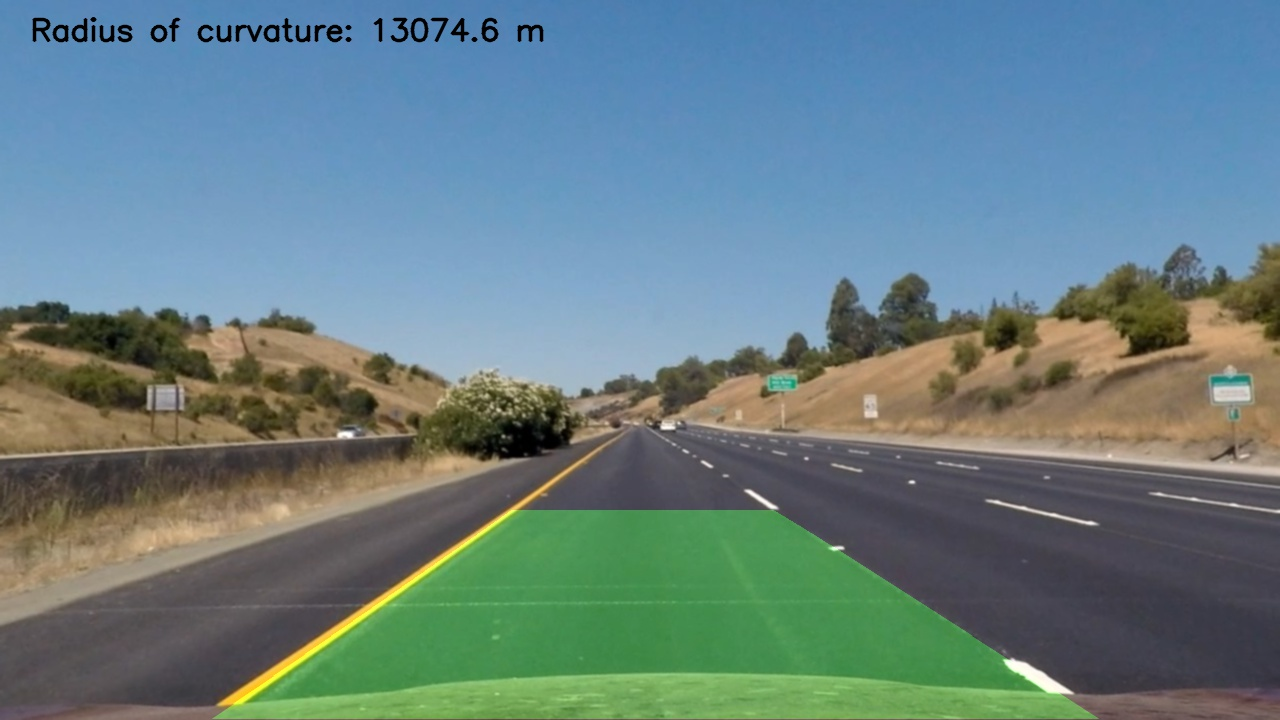
#> input picture test_images/straight_lines1_line_fit.jpg, 1280 x 720 px; its folder holds only this picture in this run
$ python -i threshold_binary.py   (imports and definitions only)   (older library calls are emulated)
#> lines starting #> are read from the running program, lines starting #| are printed output that depends on the picture
import numpy as np
import cv2

from distortion_correction import *

# [34 lines left out: functions hls_thres, hsv_thres, bgr_thres, not called in this run]

def abs_sobel_thres(img, orient='x', sobel_kernel=3, thres=(0, 255)):
#> called with orient = 'x', sobel_kernel = 3, thres = (0, 255)
    gray = cv2.cvtColor(img, cv2.COLOR_RGB2GRAY)
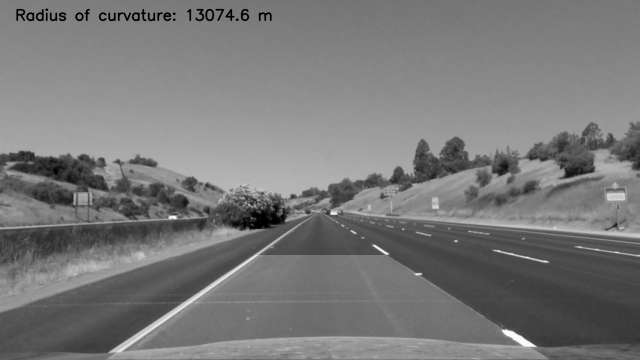
#> gray: shape (720, 1280) (shown at 1/2 size); min 0, max 254, mean 120.7
    if orient == 'x':
        sobel = cv2.Sobel(gray, cv2.CV_64F, 1, 0, ksize=sobel_kernel)
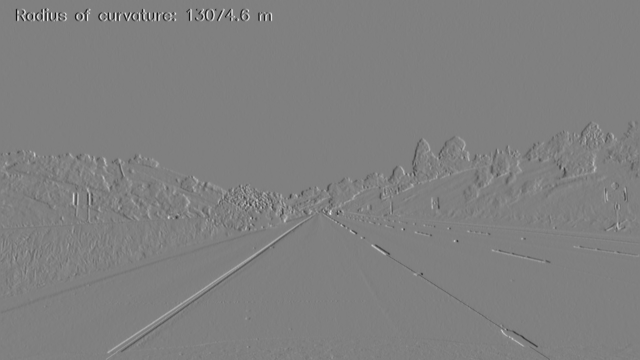
#> sobel: shape (720, 1280) float64 (shown at 1/2 size); min -518, max 513, mean -0.1; drawn with min black and max white
    else:
        sobel = cv2.Sobel(gray, cv2.CV_64F, 0, 1, ksize=sobel_kernel)
    abs_sobel = np.absolute(sobel)
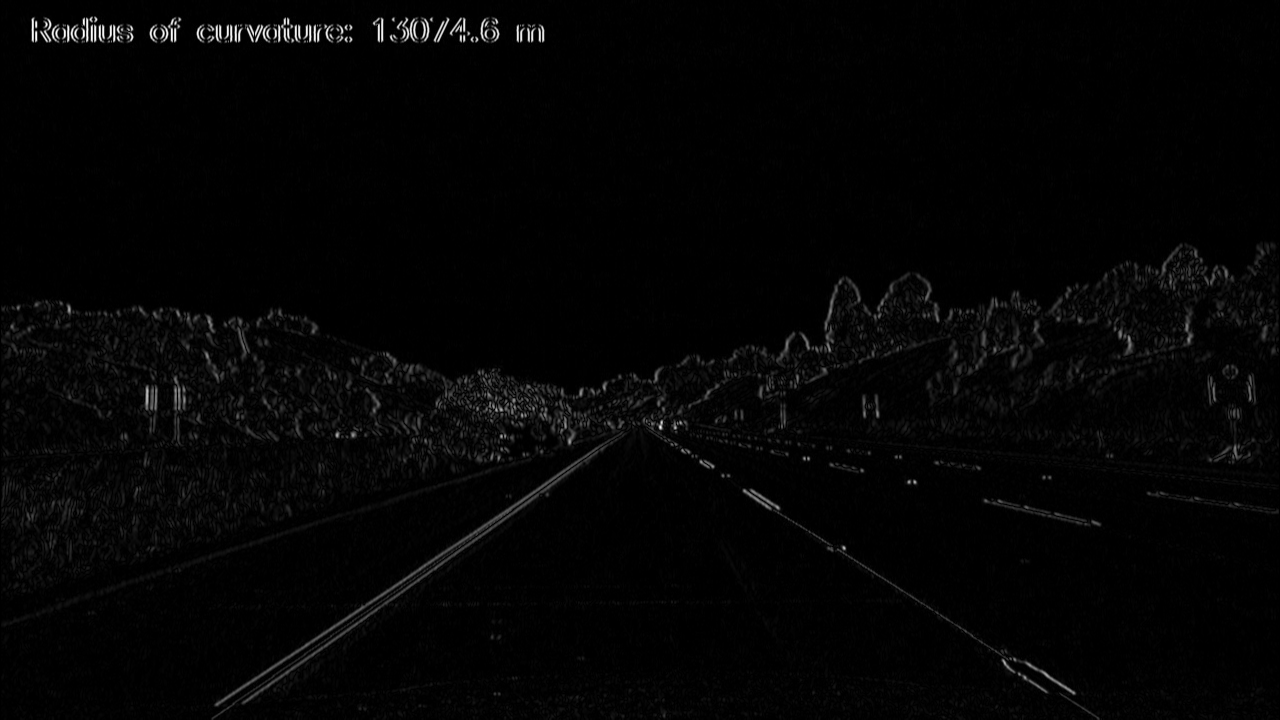
#> abs_sobel: shape (720, 1280) float64; min 0, max 518, mean 10; drawn with min black and max white
    scaled_sobel = np.uint8(255*abs_sobel / np.max(abs_sobel))
    sobel_binary = np.zeros_like(scaled_sobel)
    sobel_binary[(scaled_sobel >= thres[0]) & (scaled_sobel <= thres[1])] = 1
    return sobel_binary

# [78 lines left out: functions dir_thres, mag_thres, corners_warp, combined_thres, not called in this run]

>>> import cv2
>>> picture = cv2.cvtColor(cv2.imread('test_images/straight_lines1_line_fit.jpg'), cv2.COLOR_BGR2RGB)
>>> result = abs_sobel_thres(picture)
#> result: shape (720, 1280); every value is 1

$ run again, on test_images/straight_lines2_line_fit.jpg
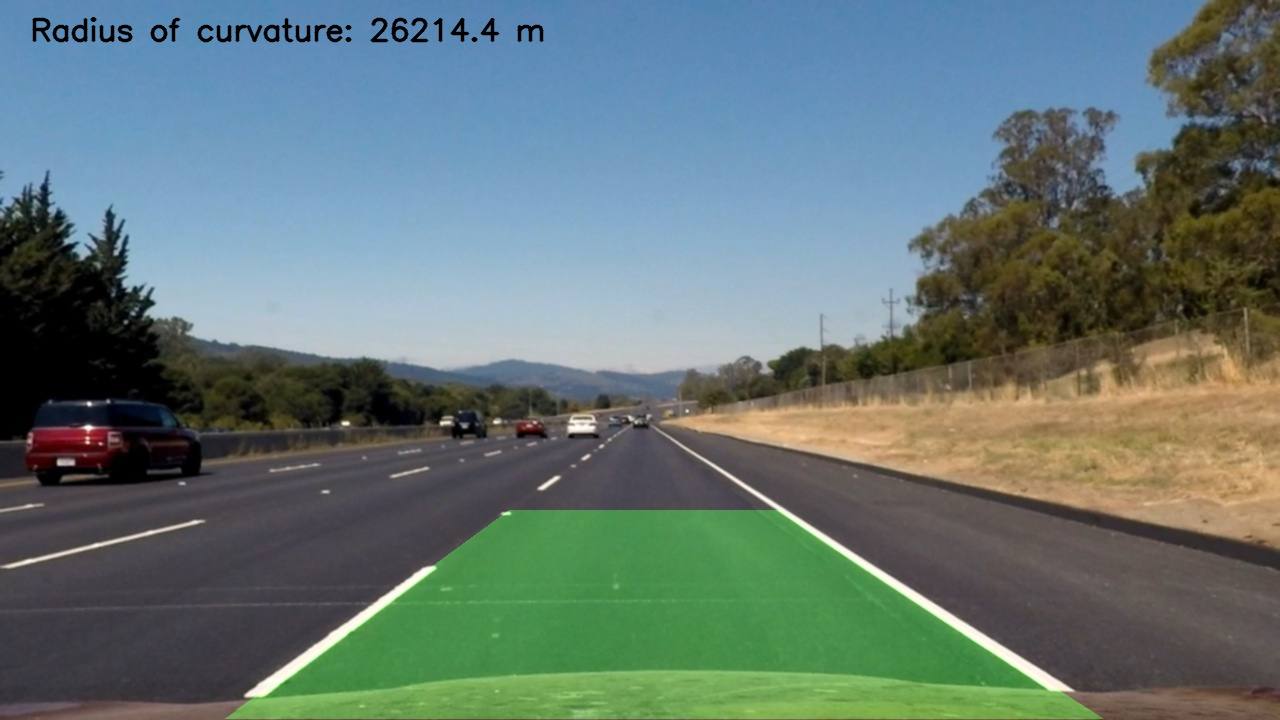
#> input picture test_images/straight_lines2_line_fit.jpg, 1280 x 720 px
#> in abs_sobel_thres, `sobel = cv2.Sobel(gray, cv2.CV_64F, 1, 0, ksize=sobel_kernel)`:
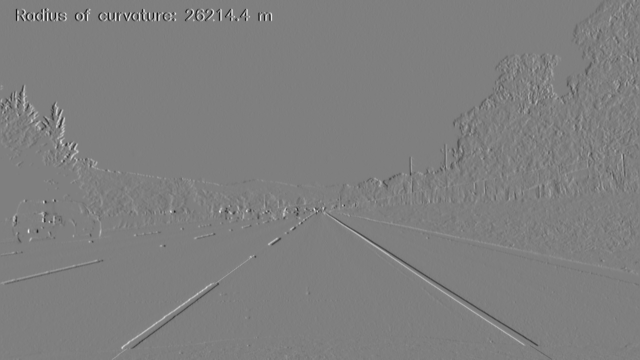
#> sobel: shape (720, 1280) float64 (shown at 1/2 size); min -534, max 536, mean 0.1; drawn with min black and max white
#> in abs_sobel_thres, `abs_sobel = np.absolute(sobel)`:
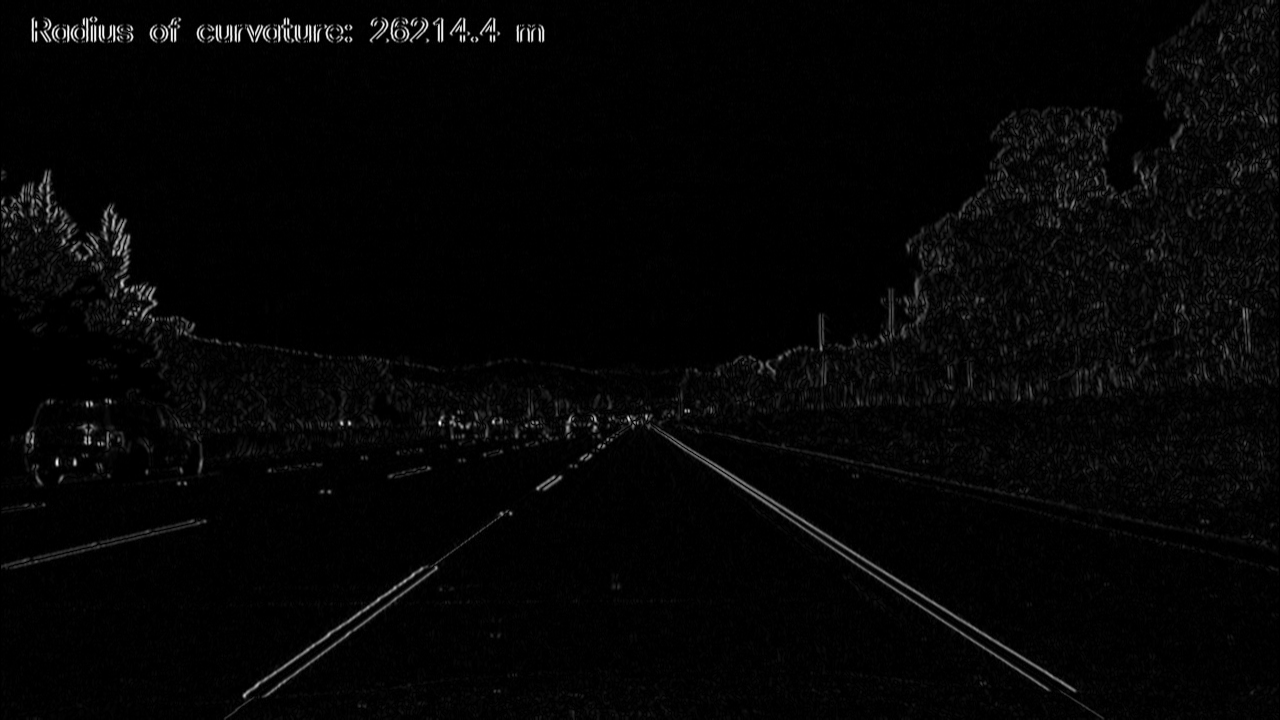
#> abs_sobel: shape (720, 1280) float64; min 0, max 536, mean 12.2; drawn with min black and max white
#> result: shape (720, 1280); every value is 1

$ run again, on test_images/test1_line_fit.jpg
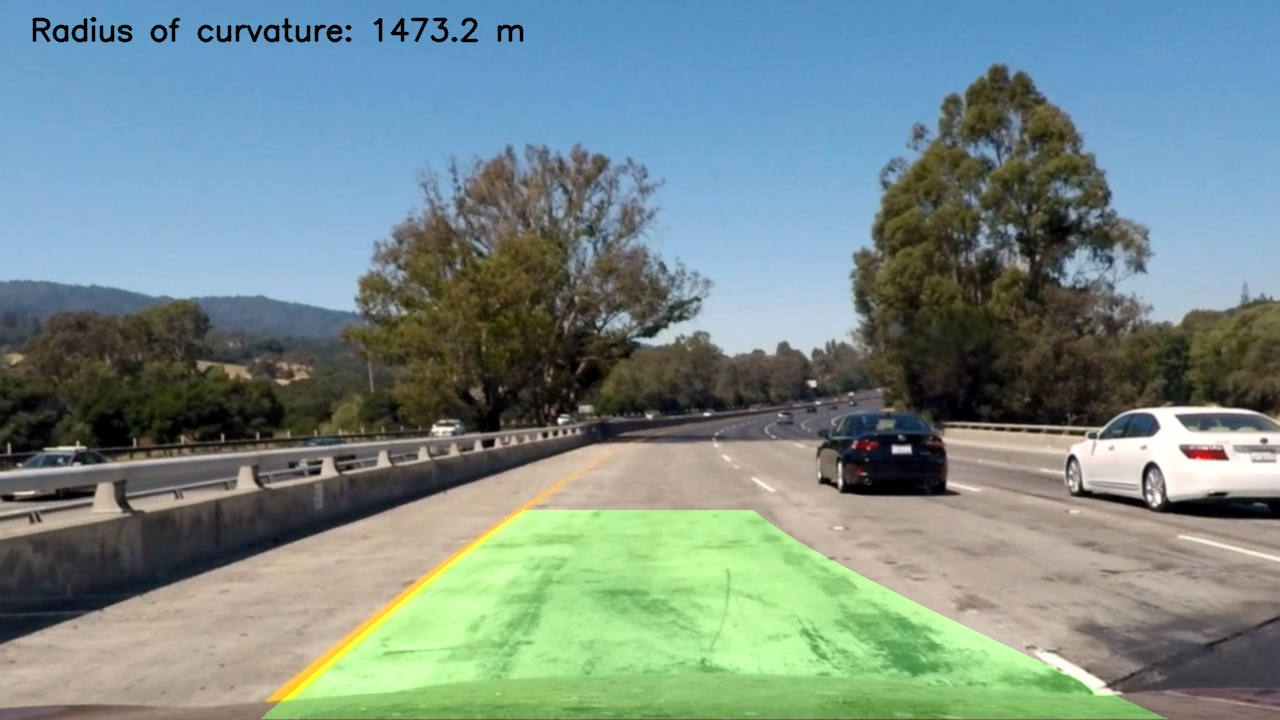
#> input picture test_images/test1_line_fit.jpg, 1280 x 720 px
#> in abs_sobel_thres, `sobel = cv2.Sobel(gray, cv2.CV_64F, 1, 0, ksize=sobel_kernel)`:
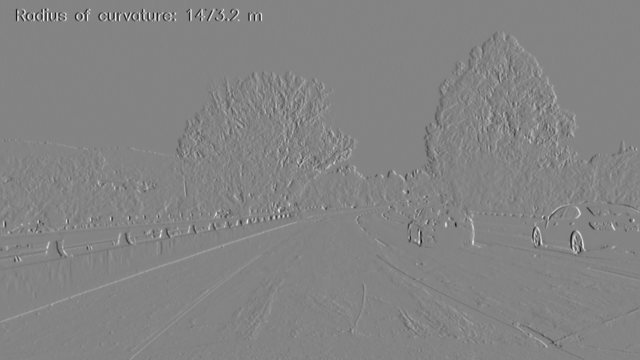
#> sobel: shape (720, 1280) float64 (shown at 1/2 size); min -624, max 582, mean 0.1; drawn with min black and max white
#> in abs_sobel_thres, `abs_sobel = np.absolute(sobel)`:
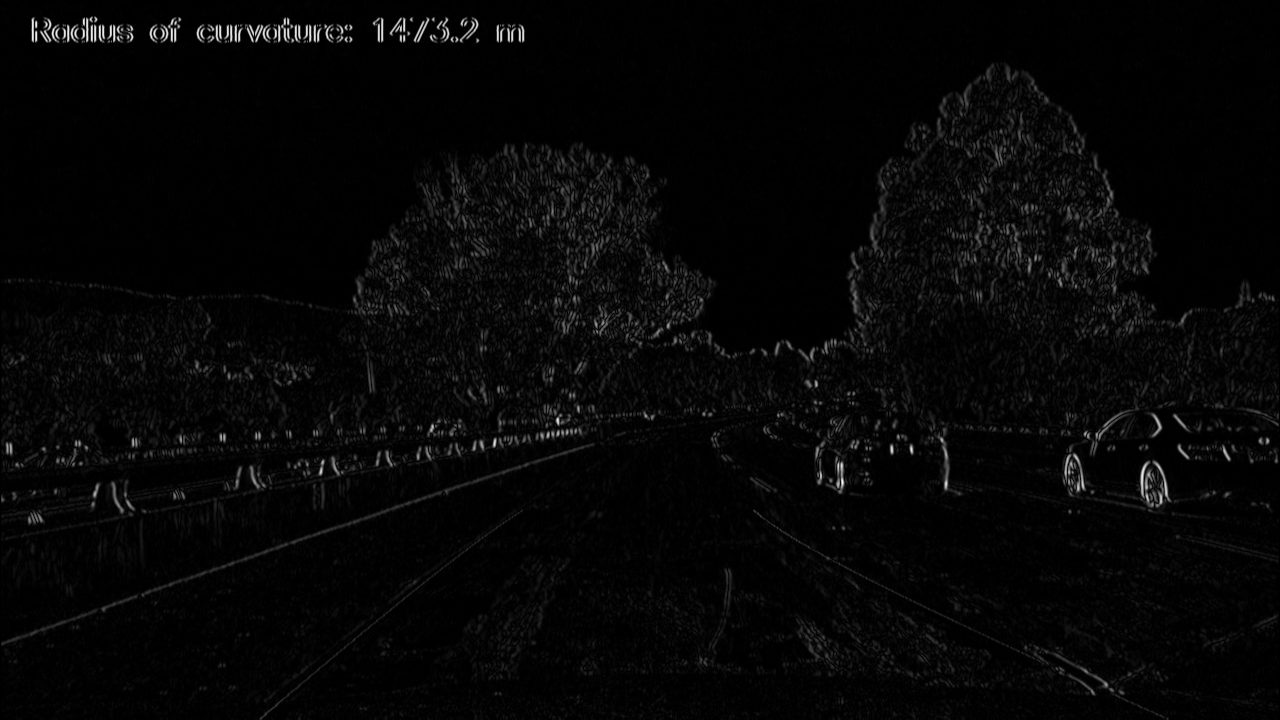
#> abs_sobel: shape (720, 1280) float64; min 0, max 624, mean 16.6; drawn with min black and max white
#> result: shape (720, 1280); every value is 1
